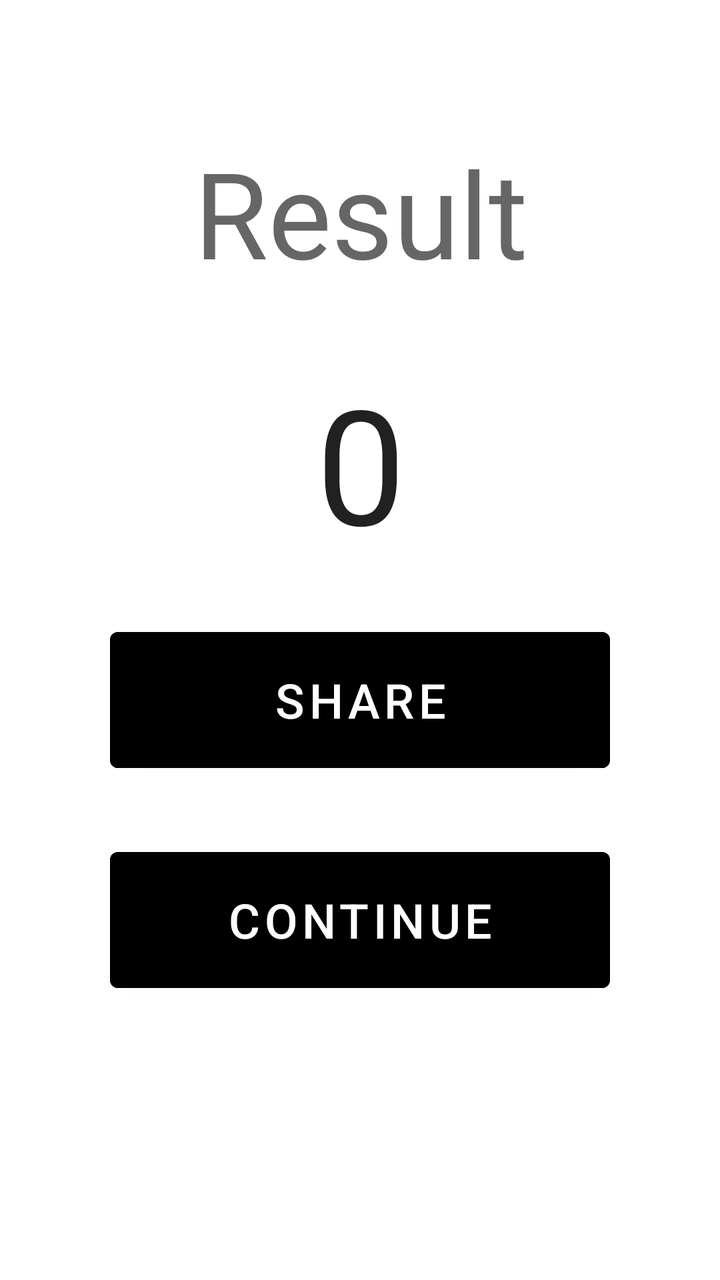
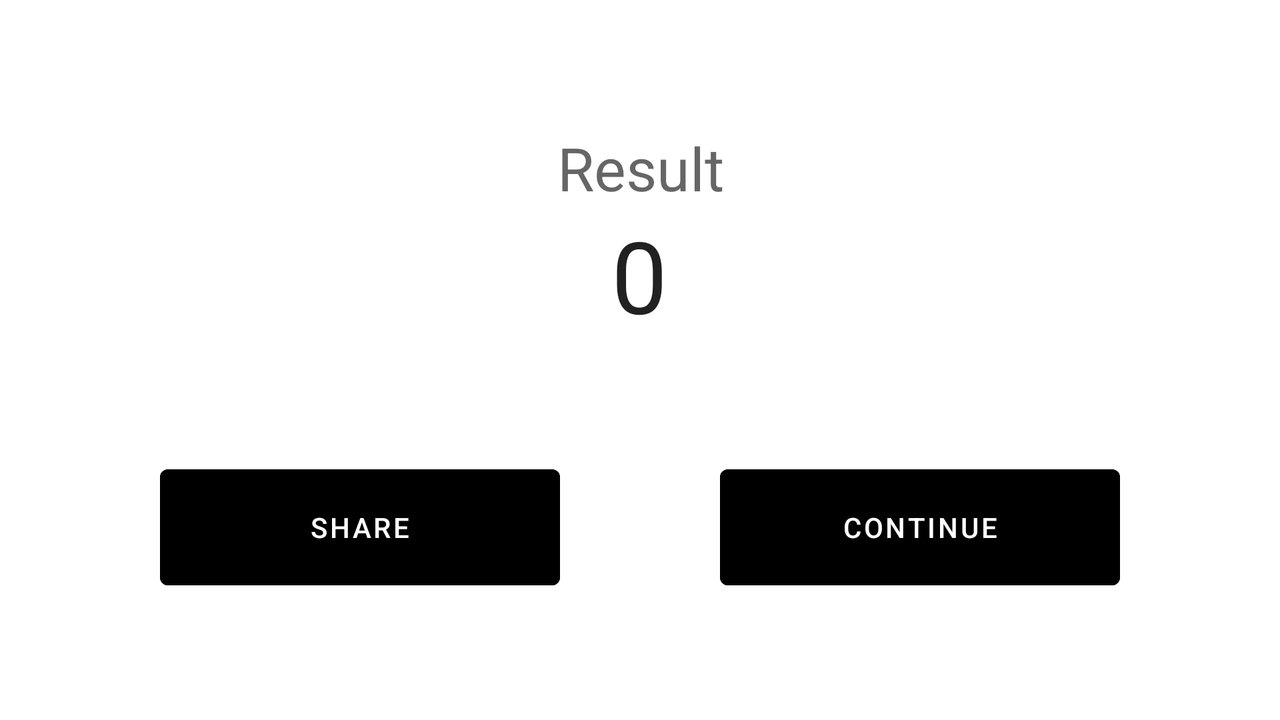

Two renders of one Android screen. The first uses the default layout on a phone; the second uses the alternative layout the repository ships for a different screen configuration, on a matching device. The two XML files are below.
<!-- AndroidManifest.xml: application theme Theme.Awesomecalc -->
<!-- res/layout/fragment_result.xml -->
<?xml version="1.0" encoding="utf-8"?>
<androidx.constraintlayout.widget.ConstraintLayout xmlns:android="http://schemas.android.com/apk/res/android"
    xmlns:app="http://schemas.android.com/apk/res-auto"
    xmlns:tools="http://schemas.android.com/tools"
    android:id="@+id/result"
    android:layout_width="match_parent"
    android:layout_height="match_parent"
    android:background="?android:attr/colorBackground"
    android:clickable="true"
    tools:context=".ui.main.ResultFragment">

    <TextView
        android:id="@+id/textView3"
        android:layout_width="394dp"
        android:layout_height="146dp"
        android:enabled="false"
        android:gravity="bottom|center"
        android:text="@string/text_result"
        android:textColor="?android:attr/textColorHint"
        android:textSize="60sp"
        app:layout_constraintEnd_toEndOf="parent"
        app:layout_constraintStart_toStartOf="parent"
        app:layout_constraintTop_toTopOf="parent"
        tools:text="@string/text_result" />

    <TextView
        android:id="@+id/resultTextView"
        android:layout_width="419dp"
        android:layout_height="106dp"
        android:layout_marginTop="32dp"
        android:gravity="center|top"
        android:textColor="?android:attr/textColorPrimary"
        android:textSize="80sp"
        app:layout_constraintEnd_toEndOf="parent"
        app:layout_constraintStart_toStartOf="parent"
        app:layout_constraintTop_toBottomOf="@+id/textView3"
        tools:text="0" />

    <Button
        android:id="@+id/shareButton"
        android:layout_width="250dp"
        android:layout_height="80dp"
        android:layout_marginStart="100dp"
        android:layout_marginEnd="100dp"
        android:layout_marginBottom="30dp"
        android:backgroundTint="?android:attr/textColorPrimaryNoDisable"
        android:text="@string/button_share"
        android:textSize="24sp"
        app:layout_constraintBottom_toTopOf="@+id/continueButton"
        app:layout_constraintEnd_toEndOf="parent"
        app:layout_constraintStart_toStartOf="parent"
        tools:text="@string/button_share" />

    <Button
        android:id="@+id/continueButton"
        android:layout_width="250dp"
        android:layout_height="80dp"
        android:layout_marginStart="100dp"
        android:layout_marginEnd="100dp"
        android:layout_marginBottom="140dp"
        android:backgroundTint="?android:attr/textColorPrimaryNoDisable"
        android:text="@string/button_continue"
        android:textSize="24sp"
        app:layout_constraintBottom_toBottomOf="parent"
        app:layout_constraintEnd_toEndOf="parent"
        app:layout_constraintStart_toStartOf="parent"
        tools:text="@string/button_continue" />
</androidx.constraintlayout.widget.ConstraintLayout>
<!-- resources referenced by this layout -->
<resources>
  <string name="button_continue">continue</string>
  <string name="button_share">share</string>
  <string name="text_result">Result</string>
  <style name="Theme.Awesomecalc" parent="Theme.MaterialComponents.DayNight.DarkActionBar">
          
          <item name="colorPrimary">@color/black</item>
          <item name="colorPrimaryVariant">@color/black</item>
          <item name="colorOnPrimary">@color/white</item>
          
          <item name="colorSecondary">@color/teal_200</item>
          <item name="colorSecondaryVariant">@color/teal_700</item>
          <item name="colorOnSecondary">@color/black</item>
          
          <item name="android:statusBarColor">?attr/colorPrimaryVariant</item>
          
      </style>
</resources>
<!-- res/layout-land/fragment_result.xml (the repository's variant of the layout above) -->
<!-- drawn on the phone turned sideways -->
<?xml version="1.0" encoding="utf-8"?>
<androidx.constraintlayout.widget.ConstraintLayout xmlns:android="http://schemas.android.com/apk/res/android"
    xmlns:app="http://schemas.android.com/apk/res-auto"
    xmlns:tools="http://schemas.android.com/tools"
    android:id="@+id/result"
    android:layout_width="match_parent"
    android:layout_height="match_parent"
    android:background="?android:attr/colorBackground"
    android:clickable="true"
    tools:context=".ui.main.ResultFragment">

    <TextView
        android:id="@+id/textView3"
        android:layout_width="707dp"
        android:layout_height="68dp"
        android:layout_marginTop="36dp"
        android:enabled="false"
        android:gravity="bottom|center"
        android:text="@string/text_result"
        android:textColor="?android:attr/textColorHint"
        android:textSize="30sp"
        app:layout_constraintEnd_toEndOf="parent"
        app:layout_constraintStart_toStartOf="parent"
        app:layout_constraintTop_toTopOf="parent"
        tools:text="@string/text_result" />

    <TextView
        android:id="@+id/resultTextView"
        android:layout_width="774dp"
        android:layout_height="63dp"
        android:gravity="center|top"
        android:textColor="?android:attr/textColorPrimary"
        android:textSize="50sp"
        app:layout_constraintEnd_toEndOf="parent"
        app:layout_constraintHorizontal_bias="0.505"
        app:layout_constraintStart_toStartOf="parent"
        app:layout_constraintTop_toBottomOf="@+id/textView3"
        tools:text="0" />

    <Button
        android:id="@+id/shareButton"
        android:layout_width="200dp"
        android:layout_height="70dp"
        android:layout_marginStart="32dp"
        android:layout_marginTop="60dp"
        android:layout_marginBottom="60dp"
        android:backgroundTint="?android:attr/textColorPrimaryNoDisable"
        android:text="@string/button_share"
        app:layout_constraintBottom_toBottomOf="parent"
        app:layout_constraintEnd_toStartOf="@+id/continueButton"
        app:layout_constraintStart_toStartOf="parent"
        app:layout_constraintTop_toBottomOf="@+id/resultTextView"
        tools:text="@string/button_share" />

    <Button
        android:id="@+id/continueButton"
        android:layout_width="200dp"
        android:layout_height="70dp"
        android:layout_marginStart="32dp"
        android:layout_marginTop="60dp"
        android:layout_marginEnd="32dp"
        android:layout_marginBottom="60dp"
        android:backgroundTint="?android:attr/textColorPrimaryNoDisable"
        android:text="@string/button_continue"
        app:layout_constraintBottom_toBottomOf="parent"
        app:layout_constraintEnd_toEndOf="parent"
        app:layout_constraintStart_toEndOf="@+id/shareButton"
        app:layout_constraintTop_toBottomOf="@+id/resultTextView"
        tools:text="@string/button_continue" />
</androidx.constraintlayout.widget.ConstraintLayout>
